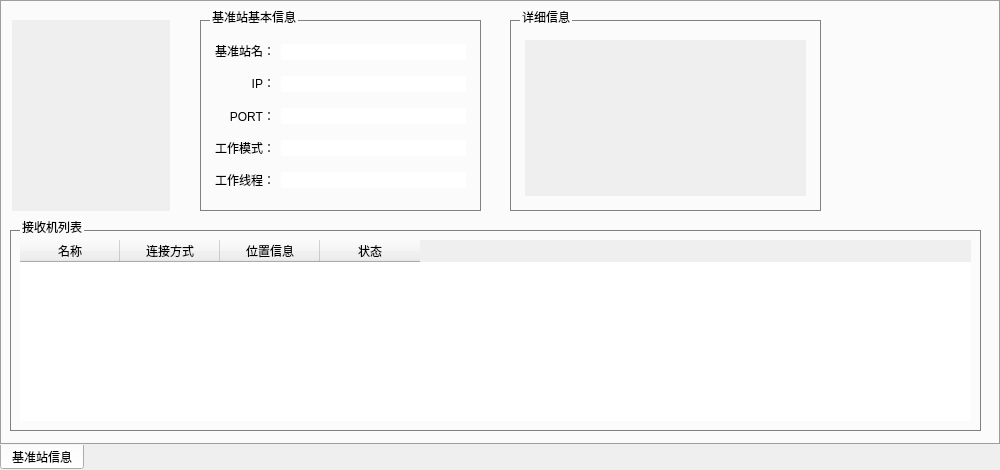
<?xml version="1.0" encoding="UTF-8"?>
<ui version="4.0">
 <class>StationInfoWidget</class>
 <widget class="QTabWidget" name="StationInfoWidget">
  <property name="geometry">
   <rect>
    <x>0</x>
    <y>0</y>
    <width>1000</width>
    <height>470</height>
   </rect>
  </property>
  <property name="font">
   <font>
    <pointsize>-1</pointsize>
    <weight>50</weight>
    <italic>false</italic>
    <bold>false</bold>
   </font>
  </property>
  <property name="windowTitle">
   <string>TabWidget</string>
  </property>
  <property name="styleSheet">
   <string notr="true">QTabWidget::pane{
	background-color: rgb(220, 220, 220);
}
*{
  font: 12px;
}
</string>
  </property>
  <property name="tabPosition">
   <enum>QTabWidget::South</enum>
  </property>
  <property name="tabShape">
   <enum>QTabWidget::Rounded</enum>
  </property>
  <property name="currentIndex">
   <number>0</number>
  </property>
  <widget class="QWidget" name="firstStationInfoTab">
   <attribute name="title">
    <string>基准站信息</string>
   </attribute>
   <widget class="QGraphicsView" name="stationPicExample">
    <property name="enabled">
     <bool>false</bool>
    </property>
    <property name="geometry">
     <rect>
      <x>12</x>
      <y>20</y>
      <width>158</width>
      <height>191</height>
     </rect>
    </property>
    <property name="frameShape">
     <enum>QFrame::NoFrame</enum>
    </property>
   </widget>
   <widget class="QGroupBox" name="stationDetailBox">
    <property name="geometry">
     <rect>
      <x>510</x>
      <y>10</y>
      <width>311</width>
      <height>201</height>
     </rect>
    </property>
    <property name="styleSheet">
     <string notr="true">QGroupBox {
  border: 1px solid gray;
  margin-top: 10px;
  padding: 10px 5px 5px 5px;
}
QGroupBox::title {
  top: -10px;
  left: 10px;
}</string>
    </property>
    <property name="title">
     <string>详细信息</string>
    </property>
    <layout class="QVBoxLayout" name="verticalLayout_5">
     <item>
      <widget class="QTextBrowser" name="stationDetail">
       <property name="enabled">
        <bool>false</bool>
       </property>
       <property name="frameShape">
        <enum>QFrame::NoFrame</enum>
       </property>
      </widget>
     </item>
    </layout>
   </widget>
   <widget class="QGroupBox" name="stationBaseInfoBox">
    <property name="geometry">
     <rect>
      <x>200</x>
      <y>10</y>
      <width>281</width>
      <height>201</height>
     </rect>
    </property>
    <property name="styleSheet">
     <string notr="true">QGroupBox {
  border: 1px solid gray;
  margin-top: 10px;
  padding: 5px;
}
QGroupBox::title {
  top: -10px;
  left: 10px;
}
QLineEdit{
  border: 0px none;
}</string>
    </property>
    <property name="title">
     <string>基准站基本信息</string>
    </property>
    <layout class="QHBoxLayout" name="horizontalLayout">
     <item>
      <layout class="QVBoxLayout" name="verticalLayout">
       <property name="spacing">
        <number>0</number>
       </property>
       <item>
        <widget class="QLabel" name="label">
         <property name="text">
          <string>基准站名：</string>
         </property>
         <property name="alignment">
          <set>Qt::AlignRight|Qt::AlignTrailing|Qt::AlignVCenter</set>
         </property>
        </widget>
       </item>
       <item>
        <widget class="QLabel" name="label_2">
         <property name="text">
          <string>IP：</string>
         </property>
         <property name="alignment">
          <set>Qt::AlignRight|Qt::AlignTrailing|Qt::AlignVCenter</set>
         </property>
        </widget>
       </item>
       <item>
        <widget class="QLabel" name="label_3">
         <property name="text">
          <string>PORT：</string>
         </property>
         <property name="alignment">
          <set>Qt::AlignRight|Qt::AlignTrailing|Qt::AlignVCenter</set>
         </property>
        </widget>
       </item>
       <item>
        <widget class="QLabel" name="label_4">
         <property name="text">
          <string>工作模式：</string>
         </property>
         <property name="alignment">
          <set>Qt::AlignRight|Qt::AlignTrailing|Qt::AlignVCenter</set>
         </property>
        </widget>
       </item>
       <item>
        <widget class="QLabel" name="label_5">
         <property name="text">
          <string>工作线程：</string>
         </property>
         <property name="alignment">
          <set>Qt::AlignRight|Qt::AlignTrailing|Qt::AlignVCenter</set>
         </property>
        </widget>
       </item>
      </layout>
     </item>
     <item>
      <layout class="QVBoxLayout" name="verticalLayout_2">
       <property name="spacing">
        <number>10</number>
       </property>
       <property name="topMargin">
        <number>3</number>
       </property>
       <item>
        <widget class="QLineEdit" name="stationNameEdit">
         <property name="enabled">
          <bool>false</bool>
         </property>
         <property name="cursor">
          <cursorShape>ArrowCursor</cursorShape>
         </property>
         <property name="styleSheet">
          <string notr="true"/>
         </property>
         <property name="readOnly">
          <bool>true</bool>
         </property>
        </widget>
       </item>
       <item>
        <widget class="QLineEdit" name="stationIPEdit">
         <property name="enabled">
          <bool>false</bool>
         </property>
         <property name="cursor">
          <cursorShape>ArrowCursor</cursorShape>
         </property>
         <property name="readOnly">
          <bool>true</bool>
         </property>
        </widget>
       </item>
       <item>
        <widget class="QLineEdit" name="stationPortEdit">
         <property name="enabled">
          <bool>false</bool>
         </property>
         <property name="cursor">
          <cursorShape>ArrowCursor</cursorShape>
         </property>
         <property name="readOnly">
          <bool>true</bool>
         </property>
        </widget>
       </item>
       <item>
        <widget class="QLineEdit" name="stationModeEdit">
         <property name="enabled">
          <bool>false</bool>
         </property>
         <property name="cursor">
          <cursorShape>ArrowCursor</cursorShape>
         </property>
         <property name="text">
          <string/>
         </property>
         <property name="readOnly">
          <bool>true</bool>
         </property>
        </widget>
       </item>
       <item>
        <widget class="QLineEdit" name="stationThreadCountEdit">
         <property name="enabled">
          <bool>false</bool>
         </property>
         <property name="cursor">
          <cursorShape>ArrowCursor</cursorShape>
         </property>
         <property name="readOnly">
          <bool>true</bool>
         </property>
        </widget>
       </item>
      </layout>
     </item>
    </layout>
   </widget>
   <widget class="QGroupBox" name="verticalGroupBox">
    <property name="geometry">
     <rect>
      <x>10</x>
      <y>220</y>
      <width>971</width>
      <height>211</height>
     </rect>
    </property>
    <property name="styleSheet">
     <string notr="true">QGroupBox {
  border: 1px solid gray;
  margin-top: 10px;
  padding: 10px 5x 5px 5px;
}
QGroupBox::title {
  top: -10px;
  left: 10px;
}</string>
    </property>
    <property name="title">
     <string>接收机列表</string>
    </property>
    <layout class="QVBoxLayout" name="verticalLayout_3">
     <item>
      <widget class="QTableWidget" name="receiverTable">
       <property name="styleSheet">
        <string notr="true"/>
       </property>
       <property name="frameShape">
        <enum>QFrame::NoFrame</enum>
       </property>
       <property name="frameShadow">
        <enum>QFrame::Sunken</enum>
       </property>
       <attribute name="horizontalHeaderHighlightSections">
        <bool>false</bool>
       </attribute>
       <column>
        <property name="text">
         <string>名称</string>
        </property>
       </column>
       <column>
        <property name="text">
         <string>连接方式</string>
        </property>
       </column>
       <column>
        <property name="text">
         <string>位置信息</string>
        </property>
       </column>
       <column>
        <property name="text">
         <string>状态</string>
        </property>
       </column>
      </widget>
     </item>
    </layout>
   </widget>
  </widget>
 </widget>
 <resources/>
 <connections/>
</ui>
